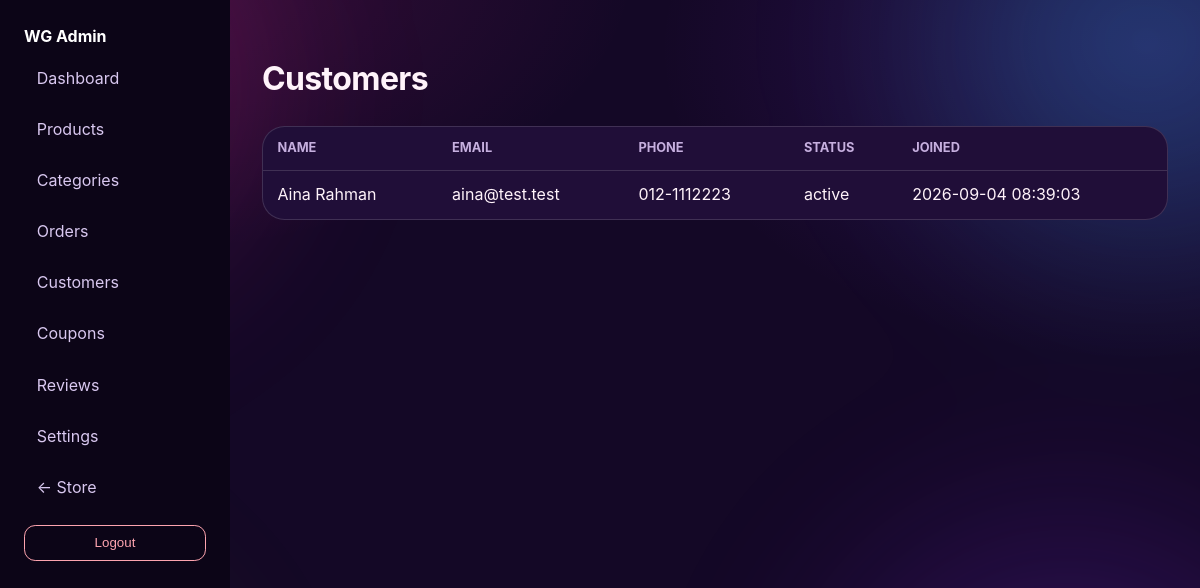
The page /admin/customers (signed in) on the database its author committed.
### tables this page shows
CREATE TABLE users (
  id BIGINT UNSIGNED AUTO_INCREMENT PRIMARY KEY,
  name VARCHAR(120) NOT NULL,
  email VARCHAR(190) NOT NULL UNIQUE,
  password_hash VARCHAR(255) NOT NULL,
  phone VARCHAR(30) NULL,
  avatar VARCHAR(255) NULL,
  role ENUM('customer','admin') NOT NULL DEFAULT 'customer',
  status ENUM('active','suspended') NOT NULL DEFAULT 'active',
  created_at TIMESTAMP DEFAULT CURRENT_TIMESTAMP,
  updated_at TIMESTAMP DEFAULT CURRENT_TIMESTAMP ON UPDATE CURRENT_TIMESTAMP,
  INDEX idx_users_email (email)
);

### app/Core/helpers.php (called while the page is built, shortened)
<?php
function e(?string $s): string { return htmlspecialchars((string)$s, ENT_QUOTES, 'UTF-8'); }
function view_admin(string $name, array $data = []): void {
  extract($data, EXTR_SKIP);
  $base = dirname(__DIR__) . '/Views/';
  require $base . 'layout/admin_header.php';
  require $base . $name . '.php';
  require $base . 'layout/admin_footer.php';
}

### app/Controllers/AdminController.php (called while the page is built, shortened)
<?php
final class AdminController {
  public static function customers(): void {
    $items = Database::pdo()->query('SELECT id,name,email,phone,role,status,created_at FROM users WHERE role="customer" ORDER BY id DESC LIMIT 100')->fetchAll();
    view_admin('admin/customers', ['title' => 'Customers', 'items' => $items]);
  }
}

### app/Core/Database.php (called while the page is built, shortened)
<?php
final class Database {
  private static ?PDO $pdo = null;
  public static function pdo(): PDO {
    if (self::$pdo) return self::$pdo;
    $host = $_ENV['DB_HOST'] ?? '127.0.0.1';
    $port = $_ENV['DB_PORT'] ?? '3306';
    $db = $_ENV['DB_NAME'] ?? 'webgroceries';
    $user = $_ENV['DB_USER'] ?? 'root';
    $pass = $_ENV['DB_PASS'] ?? '';
    $dsn = "mysql:host=$host;port=$port;dbname=$db;charset=utf8mb4";
    self::$pdo = new PDO($dsn, $user, $pass, [
      PDO::ATTR_ERRMODE => PDO::ERRMODE_EXCEPTION,
      PDO::ATTR_DEFAULT_FETCH_MODE => PDO::FETCH_ASSOC,
      PDO::ATTR_EMULATE_PREPARES => false,
    ]);
    return self::$pdo;
  }
}

### app/Views/admin/customers.php (the view)
<h1>Customers</h1><div class="tbl"><table><tr><th>Name</th><th>Email</th><th>Phone</th><th>Status</th><th>Joined</th></tr><?php foreach ($items as $c): ?><tr><td><?= e($c['name']) ?></td><td><?= e($c['email']) ?></td><td><?= e($c['phone'] ?? '—') ?></td><td><?= e($c['status']) ?></td><td><?= e($c['created_at']) ?></td></tr><?php endforeach; ?></table></div>

### public/assets/css/app.css (style rules this page uses)
:root { --bg:#F9FAFB;--surface:#fff;--ink:#18181B;--mut:#71717A;--line:rgba(226,232,240,.7);--acc:#0E9F6E;--acc-d:#0b7a55;--rose:#E11D48;--r:1.4rem;--sh:0 20px 40px -15px rgba(0,0,0,.08) }
* { box-sizing:border-box }
body { margin:0;background:var(--bg);color:var(--ink);font-family:-apple-system,BlinkMacSystemFont,'SF Pro Text',Outfit,system-ui,sans-serif;line-height:1.6;-webkit-font-smoothing:antialiased }
h1,h2,h3,.logo { font-family:-apple-system,BlinkMacSystemFont,'SF Pro Display',Outfit,system-ui,sans-serif;letter-spacing:-.02em }
body.admin { display:grid;grid-template-columns:230px 1fr;min-height:100dvh }
.tbl { overflow-x:auto;background:#fff;border:1px solid var(--line);border-radius:var(--r);margin-top:1rem }
table { width:100%;border-collapse:collapse;min-width:640px }
th,td { padding:.7rem .9rem;border-top:1px solid var(--line);text-align:left }
th { border:0;color:var(--mut);font-size:.8rem;text-transform:uppercase }
:root { --spring:cubic-bezier(.3,1.3,.5,1);--bounce:cubic-bezier(.34,1.65,.5,1) }
:root { --bg:#140826;--surface:#200E38;--ink:#FFF3FA;--mut:#C6AFDF; --line:rgba(255,255,255,.14); --acc:#FF2EA6;--acc-d:#FF8ACB; --volt:#C8FF3D; --sh:0 22px 48px -16px rgba(255,46,166,.35); }
body { background:radial-gradient(900px 480px at 8% -4%,rgba(255,46,166,.17),transparent 60%),radial-gradient(820px 520px at 96% 6%,rgba(139,47,247,.22),transparent 60%),radial-gradient(700px 520px at 50% 112%,rgba(255,46,166,.09),transparent 60%),var(--bg) }
.tbl { background:var(--surface);border-color:var(--line) }
::placeholder { color:var(--mut);opacity:.8 }
body::before { content:'';position:fixed;inset:-15%;z-index:-1;pointer-events:none;filter:blur(70px);opacity:.55; background:radial-gradient(420px 420px at 15% 20%,rgba(255,46,166,.5),transparent 70%),radial-gradient(460px 460px at 85% 15%,rgba(0,229,255,.42),transparent 70%),radial-gradient(500px 500px at 80% 85%,rgba(139,47,247,.52),transparent 70%),radial-gradient(420px 420px at 12% 85%,rgba(200,255,61,.3),transparent 70%); animation:blobDrift 16s ease-in-out infinite }

### rows shown on the page
users: name "Aina Rahman", email "aina@test.test", phone "012-1112223", status "active", created_at "2026-09-04 08:39:03"
